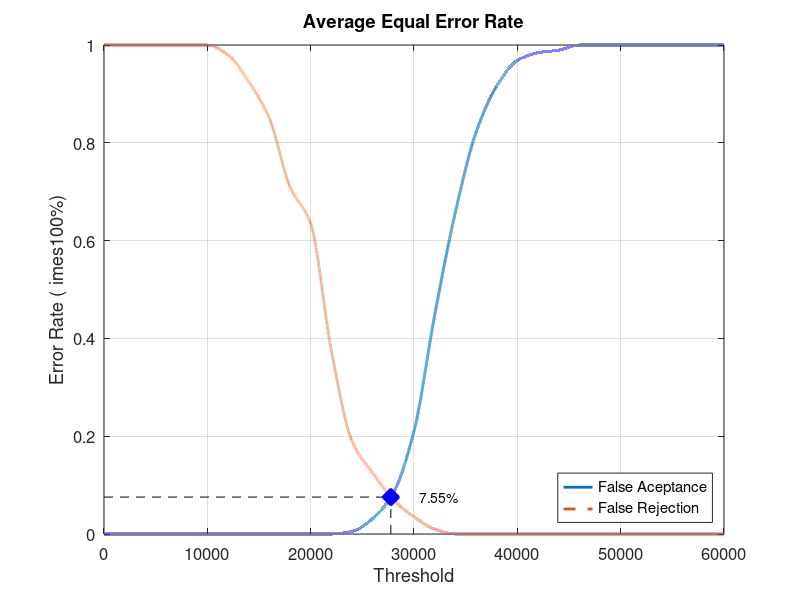
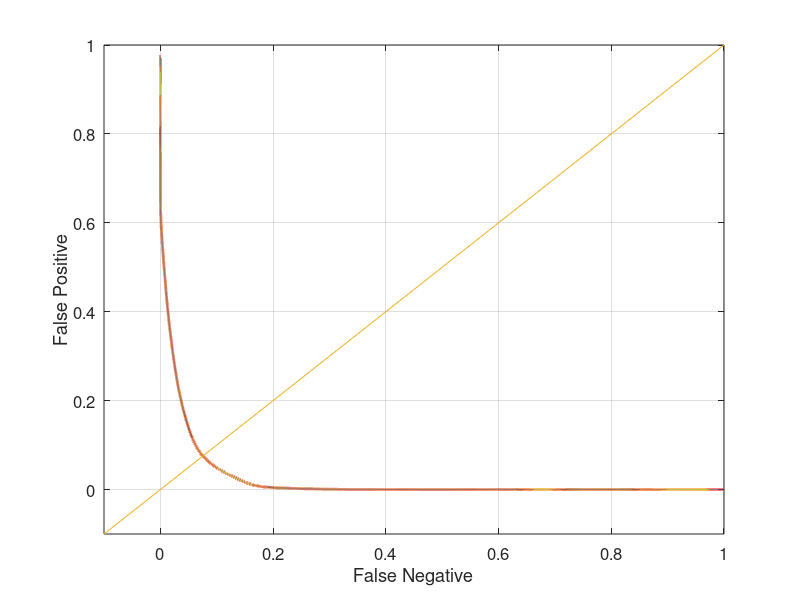

Here is the MATLAB script that generated these plots, in order:
close all;
clear;
clc;
x = 0:2000:60000;
xq = 0:0.5:60000;

y0 = [0 0 0 0 0 0 0 0 0 0 0 0 0.00526316 0.0315789 0.0842105 0.210526 0.447368 0.657895 0.821053 0.915789 0.968421 0.984211 0.989474 1 1 1 1 1 1 1 1]
yy0 = interp1(x, y0, xq, 'pchip');
y1 = [1 1 1 1 1 1 0.98 0.925 0.85 0.71 0.635 0.375 0.19 0.125 0.07 0.035 0.01 0 0 0 0 0 0 0 0 0 0 0 0 0 0]
yy1 = interp1(x, y1, xq, 'pchip');

% Calculating EER: 
y2 = abs(y0 - y1);
find(y2 == min(y2))
yy2 = abs(yy0 - yy1);
xEER = find(yy2 == min(yy2));
xEERIndex = xq(xEER) % X-axis EER
yEER = yy0(xEER) % Y-axis EER

main = figure
plot(xq, yy0,'-','LineWidth', 2);	hold on
plot(xq, yy1,'--','LineWidth', 2);	hold on
plot([xEERIndex xEERIndex], [0 yEER], 'k--');	hold on
plot([0 xEERIndex], [yEER yEER], 'k--');	hold on
plot(xEERIndex, yEER, 'bx', 'LineWidth', 10);	hold on
text(xEERIndex + 10 * xEERIndex / 100, yEER, [num2str(round((10000 * yEER)) / 100) '%'])
legend('False Aceptance', 'False Rejection', 'Location', 'SouthEast')
xlabel('Threshold')
ylabel('Error Rate (	imes100%)')
title('Average Equal Error Rate')
set(gca, 'FontSize', 12)
axis([0 60000 0 1])
grid on

print(main, 'Database5_4Main', '-dpng');
FNRxFPR = figure('Color', [1 1 1]);
plot(yy1, yy0, '-', yy1, yy0, 'LineWidth', 2);
hold on
y = -0.1:0.1:1
plot(y, y); 
set(gca, 'FontSize', 12)
xlabel('False Negative')
ylabel('False Positive')
axis([-0.1 1 -0.1 1])
set(gca, 'FontSize', 12)
grid on

print(FNRxFPR, 'Database5_4FNRxFPR','-dpng');
